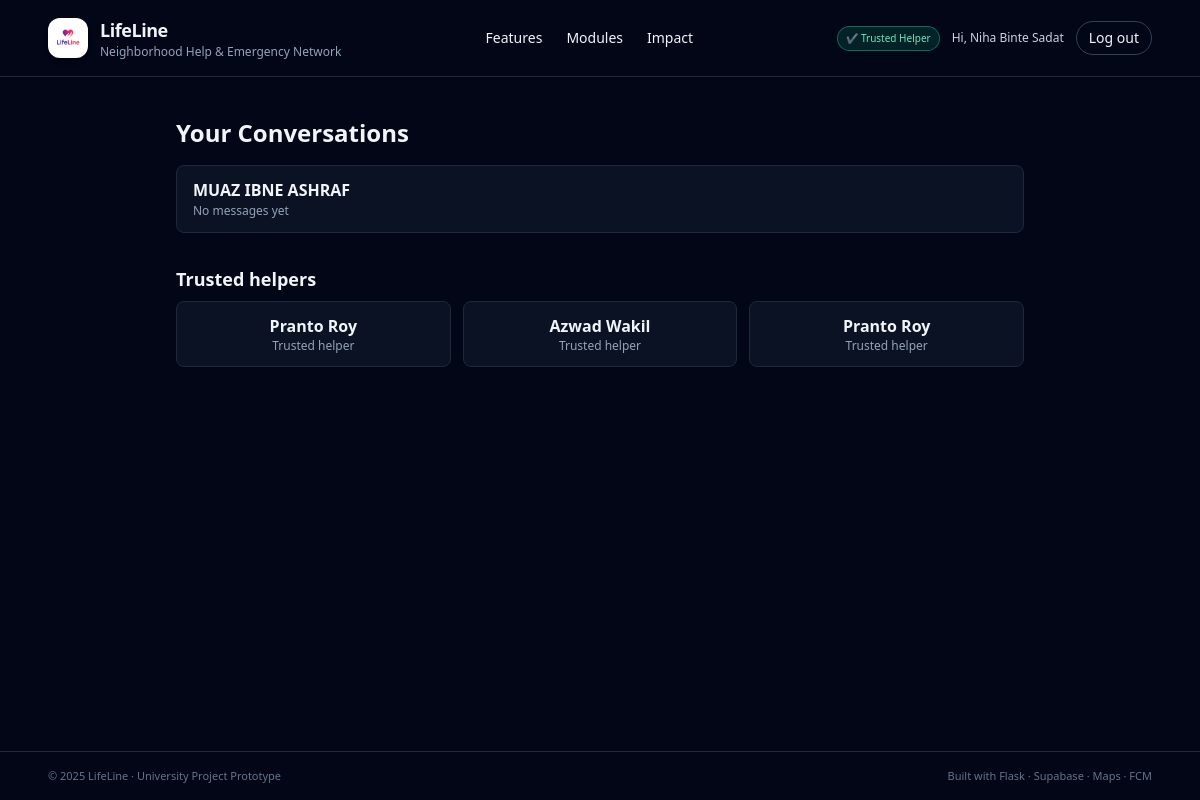
The page /chat (signed in) on the database its author committed.
### app.py (models this page shows, shortened)
class User(db.Model):
    id = db.Column(db.Integer, primary_key=True)
    email = db.Column(db.String(255), unique=True, nullable=False)
    name = db.Column(db.String(120), nullable=False)
    password_hash = db.Column(db.String(255), nullable=True)
    is_trusted_helper = db.Column(db.Boolean, default=False)
    govt_id_number = db.Column(db.String(50), nullable=True)
    firebase_uid = db.Column(db.String(255), unique=True, nullable=True)
    otp_code = db.Column(db.String(6), nullable=True)
    otp_expires_at = db.Column(db.DateTime, nullable=True)
    id_verification_status = db.Column(db.String(20), default="none")  # none/pending/approved/rejected
    id_document_note = db.Column(db.String(255), nullable=True)

### app.py (the view)
@app.route("/chat")
def chat_index():
    user = current_user()
    if not user:
        user = get_emergency_user()
        login_user(user)
    convs = Conversation.query.filter(
        (Conversation.user_a == user.id) | (Conversation.user_b == user.id)
    ).all()
    conversations = []
    for c in convs:
        other_id = c.user_a if c.user_b == user.id else c.user_b
        other = User.query.get(other_id)
        last = (
            ChatMessage.query.filter_by(conversation_id=c.id).order_by(ChatMessage.created_at.desc()).first()
        )
        conversations.append({
            "conversation": c,
            "other": other,
            "last_message": last.text if last else None,
            "last_time": int(last.created_at.timestamp()) if last else None,
        })
    helpers = User.query.filter(User.is_trusted_helper == True, User.id != user.id).limit(10).all()
    return render_template("chat_index.html", conversations=conversations, helpers=helpers)

### app.py (called while the page is built)
def current_user():
    if "user_id" in session:
        return User.query.get(session["user_id"])
    return None

@app.context_processor
def inject_user():
    translation_enabled = False
    if globals().get('gcloud_translate_client'):
        translation_enabled = True
    elif globals().get('gt_translator'):
        translation_enabled = True
    return dict(current_user=current_user(), translation_enabled=translation_enabled)

### templates/chat_index.html (shortened to what this page needs)
{% extends 'base.html' %}
{% block content %}
<div class="w-full max-w-4xl mx-auto px-6 py-10">
  <h2 class="text-2xl font-bold mb-4">Your Conversations</h2>
  {% if conversations %}
    <div class="space-y-3">
      {% for item in conversations %}
      <a href="{{ url_for('chat_with_user', other_user_id=item.other.id) }}" class="block rounded-lg border border-slate-800 bg-slate-900/70 px-4 py-3">
        <div class="flex items-center justify-between">
          <div>
            <p class="font-semibold">{{ item.other.name }}</p>
            <p class="text-[12px] text-slate-400">{{ item.last_message or 'No messages yet' }}</p>
          </div>
        </div>
      </a>
      {% endfor %}
    </div>
  {% else %}
    <p class="text-sm text-slate-400 mb-4">You have no conversations yet. Start a chat with a helper below.</p>
  {% endif %}
  <h3 class="text-lg font-semibold mt-8 mb-2">Trusted helpers</h3>
  <div class="grid md:grid-cols-3 gap-3">
    {% for h in helpers %}
    <a href="{{ url_for('chat_with_user', other_user_id=h.id) }}" class="block rounded-lg border border-slate-800 bg-slate-900/70 px-4 py-3 text-center">
      <p class="font-semibold">{{ h.name }}</p>
      <p class="text-xs text-slate-400">Trusted helper</p>
    </a>
    {% endfor %}
  </div>
</div>
{% endblock %}

### templates/base.html (shortened to what this page needs)
<!DOCTYPE html>
<html lang="en">
  <head>
    <script src="https://cdn.tailwindcss.com"></script>
    <link
      rel="stylesheet"
      href="{{ url_for('static', filename='css/main.css') }}"
    />
  </head>
  <body class="bg-slate-950 text-slate-100 min-h-screen flex flex-col">
    <header class="w-full border-b border-slate-800">
      <nav class="w-full px-6 md:px-12 py-4 flex items-center justify-between">
        <a
          href="{{ url_for('home') }}"
          class="flex items-center gap-3 hover:opacity-80 transition"
        >
          <div
            class="h-10 w-10 rounded-xl bg-white flex items-center justify-center shadow-md"
          >
            <img
              src="{{ url_for('static', filename='images/lifeline_logo.png') }}"
              alt="LifeLine Logo"
              class="h-8 w-8 object-contain"
            />
          </div>
          <div>
            <h1 class="text-lg font-semibold tracking-tight">LifeLine</h1>
            <p class="text-xs text-slate-400">
              Neighborhood Help & Emergency Network
            </p>
          </div>
        </a>
        <div class="hidden md:flex items-center gap-6 text-sm">
          <a href="#features" class="hover:text-emerald-300 transition"
            >Features</a
          >
          <a href="#modules" class="hover:text-emerald-300 transition"
            >Modules</a
          >
          <a href="#impact" class="hover:text-emerald-300 transition">Impact</a>
        </div>
        <div class="flex items-center gap-3">
          {% if session.get('user_id') %}  {% if session.get('is_trusted_helper') %}
          <span
            class="text-[10px] px-2 py-1 rounded-full bg-emerald-600/20 text-emerald-300 border border-emerald-500/50 hidden md:inline"
          >
            ✔ Trusted Helper
          </span>
          {% endif %}
          <span class="hidden md:inline text-xs text-slate-300">
            Hi, {{ session.get('user_name') }}
          </span>
          <a
            href="{{ url_for('logout') }}"
            class="text-xs md:text-sm px-3 py-1.5 rounded-full border border-slate-700 hover:border-rose-400 hover:text-rose-300 transition"
          >
            Log out
          </a>
          {% endif %}
        </div>
      </nav>
    </header>
    <main class="flex-1 w-full">{% block content %}{% endblock %}</main>
    <footer class="border-t border-slate-800">
      <div
        class="w-full px-6 md:px-12 py-4 flex flex-col md:flex-row justify-between items-center gap-2 text-[11px] text-slate-500"
      >
        <p>© 2025 LifeLine · University Project Prototype</p>
        <p>Built with Flask · Supabase · Maps · FCM</p>
      </div>
    </footer>
  </body>
</html>

### static/css/main.css (style rules this page uses)
body { -webkit-font-smoothing: antialiased; }

### rows shown on the page
User: get "Niha Binte Sadat"
User: other.name "MUAZ IBNE ASHRAF"
User: name "Pranto Roy"
User: name "Azwad Wakil"
User: name "Pranto Roy"

### other values the page prints
{{ item.last_message or 'No messages yet' }} "No messages yet"
